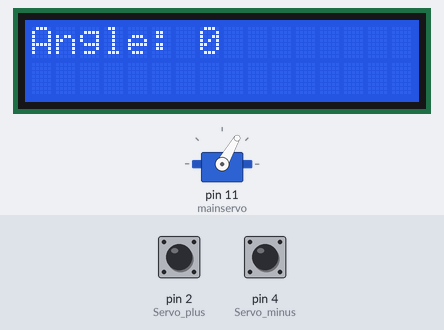
The sketch below on a simulated Arduino Uno, built with avr-gcc and run on an emulated ATmega328P. Shown: servo, 16×2 character LCD. The test bench sets the inputs (shaded band); at power-on: pin 2 (Servo_plus) HIGH, pin 4 (Servo_minus) HIGH.

Above: at 2.2 s.
2.3 s: pin 2 (Servo_plus) pulled LOW for 0.15 s
At 3.2 s:
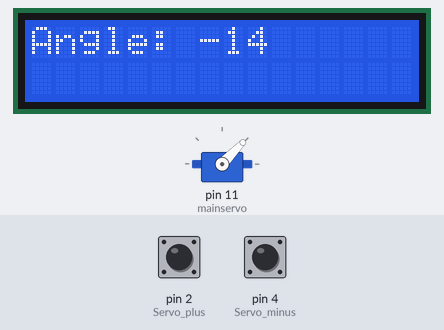
5.4 s: pin 4 (Servo_minus) pulled LOW for 1 s
At 7.9 s:
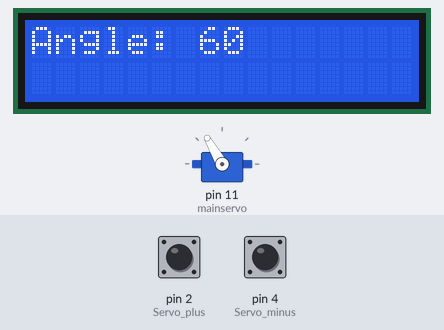
8.2 s: pin 2 (Servo_plus) pulled LOW for 0.15 s
At 9.0 s:
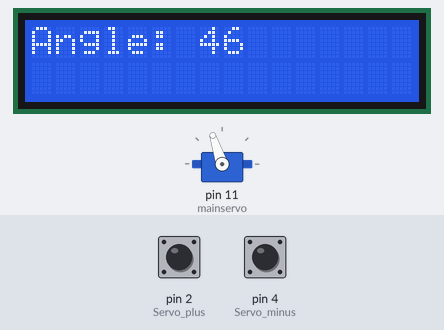
11.3 s: pin 2 (Servo_plus) pulled LOW for 1 s
At 13.7 s:
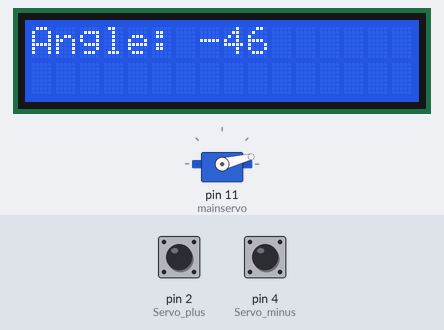
15.3 s: pin 4 (Servo_minus) pulled LOW for 0.15 s
At 16.4 s:
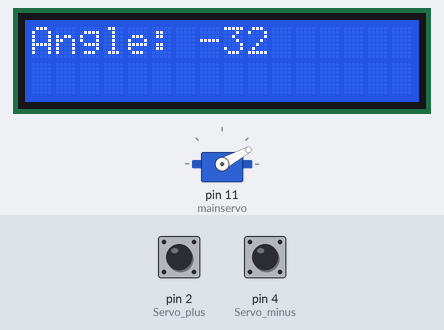
18.4 s: pin 4 (Servo_minus) pulled LOW for 0.15 s
At 19.6 s:
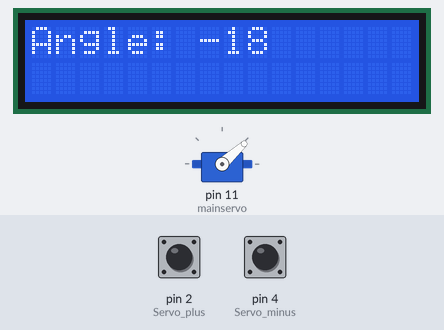
Timing chart, 0 to 22.5 s (numbered marks = the images above; inputs shaded):
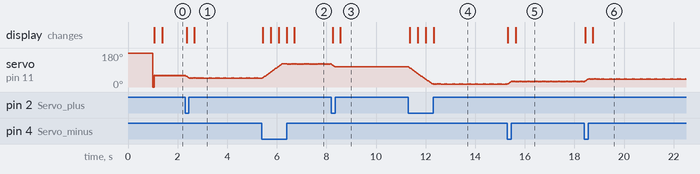

The sketch:

main.ino
```cpp
#include <Servo.h>
#include <LiquidCrystal_I2C.h>

#define Servo_plus 2
#define Credits 7
#define Servo_minus 4
#define Lights 6
int s_angle = 60; // angle of the servo
int lock = 0; // 0 refers to unlocked (the other side controls), 1 refers to locked
int count = 0; // used for preset; 0 is 60 degrees, 1 is 0 degrees

LiquidCrystal_I2C lcd(0x27, 16, 2);
Servo mainservo;

void setup() {
  pinMode(Servo_plus, INPUT_PULLUP);
  pinMode(Servo_minus, INPUT_PULLUP);
  pinMode(Credits, INPUT_PULLUP);
  pinMode(Lights, INPUT_PULLUP);
  mainservo.attach(11);
  mainservo.write(180);
  delay(1000);
  mainservo.write(0);// home the servo
  lcd.init();
  lcd.backlight();
  lcd.setCursor(0,0);
  lcd.clear();
}
void loop() {
  if (s_angle < 0) // limit the servo to 0 degrees
  {
    s_angle = 0;
  }
  if (s_angle > 120) // limit the servo to 60 degrees
  {
    s_angle = 120;
  }
  if (digitalRead(Servo_plus) == HIGH) {
    s_angle = s_angle + 2; // change angle by 1
    mainservo.write(s_angle);
    delay(10); // to help the servo reach the desired position
  }
  if (digitalRead(Servo_minus) == HIGH) {
    s_angle = s_angle - 2; // change the angle by 1
    mainservo.write(s_angle);
    delay(10); // to help the servo reach the desired position
  }
  lcd.clear();
  lcd.print("Angle: ");
  lcd.print(s_angle - 60);
}
```

Measured:
- after the input at 2.3 s, the display: first changes after 0.06 s (image 1 shows a later state)
- after the input at 5.4 s, the display: first changes at once (image 2 shows a later state)
- after the input at 8.2 s, the display: first changes after 0.06 s (image 3 shows a later state)
- after the input at 11.3 s, the display: first changes after 0.07 s (image 4 shows a later state)
- after the input at 15.3 s, the display: first changes at once (image 5 shows a later state)
- after the input at 18.4 s, the display: first changes at once (image 6 shows a later state)
